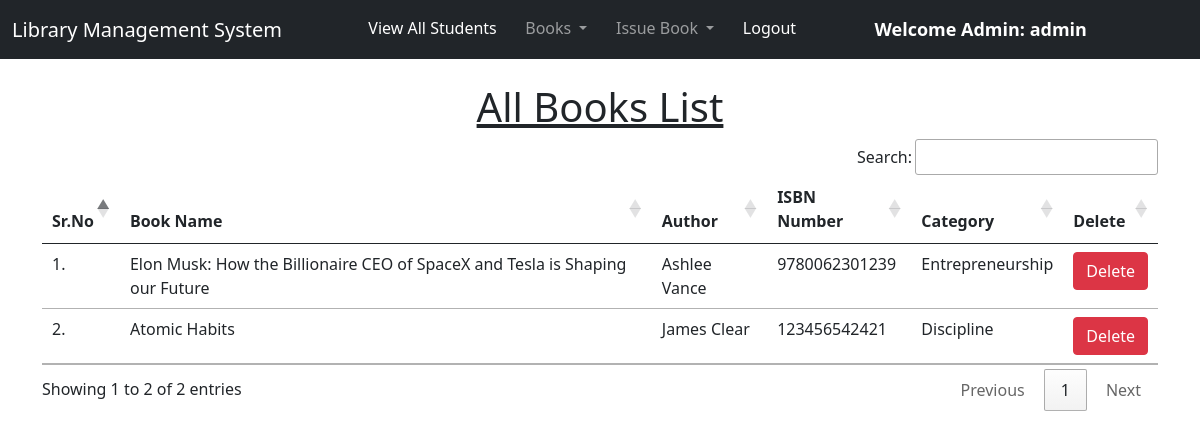
Page /view_books/ (signed in) on the committed database.
### library/models.py (models this page shows, shortened)
class Book(models.Model):
    name = models.CharField(max_length=200)
    author = models.CharField(max_length=200)
    isbn = models.PositiveIntegerField()
    category = models.CharField(max_length=50)

### library/views.py (the view)
# urls.py: path("view_books/", views.view_books, name="view_books"),
@login_required(login_url = '/admin_login')
def view_books(request):
    books = Book.objects.all()
    return render(request, "view_books.html", {'books':books})

### library/templates/view_books.html (shortened to what this page needs)
{% extends 'admin_navbar.html' %}
{% load static %}
{% block body %}
<div class="container mt-4">
    <h1 class="text-center"><u>All Books List</u></h1>
    <table class="table table-responsive-hover" id="example">
        <thead>
            <tr>
                <th>Sr.No</th>
                <th>Book Name</th>
                <th>Author</th>
                <th>ISBN Number</th>
                <th>Category</th>
                <th>Delete</th>
            </tr>
        </thead>
        <tbody>
            {% for book in books %}
            <tr>
                <td>{{forloop.counter}}.</td>
                <td>{{book.name}}</td>
                <td>{{book.author}}</td>
                <td>{{book.isbn}}</td>
                <td>{{book.category}}</td>
                <td><a href="/delete_book/{{book.id}}/" class="btn btn-danger" onclick="return confirm('Are you sure you want to delete this book?')">Delete</a></td>
            </tr>
            {% endfor %}
        </tbody>
    </table>
    </div>
{% endblock %}

### library/templates/admin_navbar.html (shortened to what this page needs)
<!doctype html>
<html lang="en">
  <head>
    <link href="https://cdn.jsdelivr.net/npm/bootstrap@5.1.0/dist/css/bootstrap.min.css" rel="stylesheet">
    <link rel="stylesheet" href="https://cdn.datatables.net/1.10.25/css/jquery.dataTables.min.css">
    <link rel="stylesheet" href="https://cdn.datatables.net/buttons/1.7.1/css/buttons.dataTables.min.css">
  </head>
  <body>
    <nav class="navbar navbar-expand-lg navbar-dark bg-dark">
        <div class="container-fluid">
          <a class="navbar-brand" href="#">Library Management System</a>
          <div class="collapse navbar-collapse" id="navbarSupportedContent">
            <ul class="navbar-nav me-auto mb-2 mb-lg-0">
              <li class="nav-item">
                <a class="nav-link active" aria-current="page" href="/view_students/">View All Students</a>
              </li>
              <li class="nav-item dropdown">
                <a class="nav-link dropdown-toggle" href="#" id="navbarDropdown" role="button" data-bs-toggle="dropdown" aria-expanded="false">
                  Books
                </a>
              </li>
              <li class="nav-item dropdown">
                <a class="nav-link dropdown-toggle" href="#" id="navbarDropdown" role="button" data-bs-toggle="dropdown" aria-expanded="false">
                  Issue Book
                </a>
              </li>
              <li class="nav-item">
                <a class="nav-link active" aria-current="page" href="/logout/">Logout</a>
              </li>
              <li class="nav-item">
                <a style="font-weight:600; font-family:'Segoe UI', Tahoma, Geneva, Verdana, sans-serif; font-size: large;" class="nav-link active" href="#">Welcome Admin: {{request.user}}</a>
              </li>
            </ul>
          </div>
        </div>
      </nav>
      {% block body %}
      {% endblock %}
  </body>
</html>

### rows in the picture
Book: name "Elon Musk: How the Billionaire CEO of SpaceX and Tesla is Shaping our Future", author "Ashlee Vance", isbn "9780062301239", category "Entrepreneurship"
Book: name "Atomic Habits", author "James Clear", isbn "123456542421", category "Discipline"

### other values in the picture
{{ request.user }} "admin"
